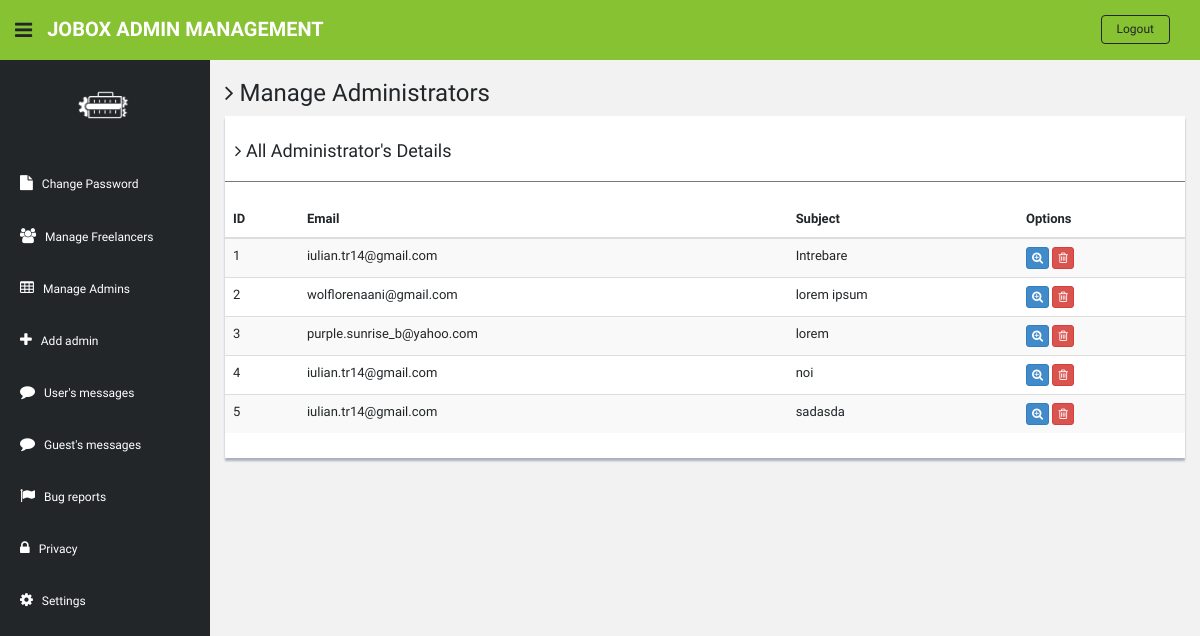
Screenshot of /admin/guest-message.php (signed in) with the database file from the repository.
### tables this page shows
CREATE TABLE `gmessage` (
  `id` int(11) NOT NULL,
  `email` varchar(30) NOT NULL,
  `subject` varchar(30) NOT NULL,
  `message` text NOT NULL
);

### admin/guest-message.php (the view, shortened to what this page needs)
<?php
include'dbconnection.php';
if (strlen($_SESSION['id']==0)) {
  header('location:logout.php');
  } else{
?><!DOCTYPE html>
<html lang="en">
  <head>
    <link href="assets/css/bootstrap.css" rel="stylesheet">
    <link href="assets/font-awesome/css/font-awesome.css" rel="stylesheet" />
    <link href="assets/css/style.css" rel="stylesheet">
    <link href="assets/css/style-responsive.css" rel="stylesheet">
  </head>
  <body>
  <section id="container" >
      <header class="header black-bg">
              <div class="sidebar-toggle-box">
                  <div class="fa fa-bars tooltips" data-placement="right" data-original-title="Toggle Navigation"></div>
              </div>
            <a href="#" class="logo"><b>Jobox admin management</b></a>
            <div class="top-menu">
            	<ul class="nav pull-right top-menu">
                    <li><a class="logout" href="logout.php">Logout</a></li>
            	</ul>
            </div>
        </header>
      <aside>
          <div id="sidebar"  class="nav-collapse ">
              <ul class="sidebar-menu" id="nav-accordion">
              	  <p class="centered"><a href="#"><img src="assets/img/white-logo.png" class="img-circle" width="60"></a></p>
                  <li class="mt">
                      <a href="change-password.php">
                          <i class="fa fa-file"></i>
                          <span>Change Password</span>
                      </a>
                  </li>
                  <li class="sub-menu">
                      <a href="manage-users.php" >
                          <i class="fa fa-users"></i>
                          <span>Manage Freelancers</span>
                      </a>
                  </li>
                  <li class="sub-menu">
                      <a href="manage-admins.php" >
                          <i class="fa fa-table"></i>
                          <span>Manage Admins</span>
                      </a>
                  </li>
                  <li class="sub-menu">
                      <a href="add-admin.php" >
                          <i class="fa fa-plus"></i>
                          <span>Add admin</span>
                      </a>
                  </li>
                  <li class="sub-menu">
                      <a href="#" >
                          <i class="fa fa-comment"></i>
                          <span>User's messages</span>
                      </a>
                  </li>
                  <li class="sub-menu">
                      <a href="guest-message.php" >
                          <i class="fa fa-comment"></i>
                          <span>Guest's messages</span>
                      </a>
                  </li>
                  <li class="sub-menu">
                      <a href="#" >
                          <i class="fa fa-flag"></i>
                          <span>Bug reports</span>
                      </a>
                  </li>
                  <li class="sub-menu">
                      <a href="#" >
                          <i class="fa fa-lock"></i>
                          <span>Privacy</span>
                      </a>
                  </li>
                  <li class="sub-menu">
                      <a href="#" >
                          <i class="fa fa-gear"></i>
                          <span>Settings</span>
                      </a>
                  </li>
              </ul>
          </div>
      </aside>
      <section id="main-content">
          <section class="wrapper">
          	<h3><i class="fa fa-angle-right"></i> Manage Administrators</h3>
				<div class="row">
                  <div class="col-md-12">
                      <div class="content-panel">
                          <table class="table table-striped table-advance table-hover">
	                  	  	  <h4><i class="fa fa-angle-right"></i> All Administrator's Details </h4>
	                  	  	  <hr>
                              <thead>
                              <tr>
                                  <th>ID</th>
                                  <th class="hidden-phone">Email</th>
                                  <th> Subject</th>
                                  <th> Options</th>
                              </tr>
                              </thead>
                              <tbody>
                              <?php $ret=mysqli_query($con,"select * from gmessage");
							  $cnt=1;
							  while($row=mysqli_fetch_array($ret))
							  {?>
                              <tr>
                              <td><?php echo $cnt;?></td>
                                  <td><?php echo $row['email'];?></td>
                                  <td><?php echo $row['subject'];?></td>
                                  <td>
                                     <a href="show-guest.php?uid=<?php echo $row['id'];?>">
                                     <button class="btn btn-primary btn-xs"><i class="fa fa-search-plus"></i></button></a>
                                     <a href="guest-message.php?id=<?php echo $row['id'];?>">
                                     <button class="btn btn-danger btn-xs" onClick="return confirm('Do you really want to delete');"><i class="fa fa-trash-o "></i></button></a>
                                  </td>
                              </tr>
                              <?php $cnt=$cnt+1; }?>
                              </tbody>
                          </table>
                      </div>
                  </div>
              </div>
		</section>
      </section
  ></section>
  </body>
</html>
<?php } ?>

### admin/assets/css/style.css (style rules this page uses)
body { color: #222629; background: #f2f2f2; font-family: 'Ruda', sans-serif; padding: 0px !important; margin: 0px !important; font-size:13px; }
ul li { list-style: none; }
a, a:hover, a:focus { text-decoration: none; outline: none; }
#container { width: 100%; height: 100%; }
hr { margin-top: 20px; margin-bottom: 20px; border: 0; border-top: 1px solid #797979; }
.centered { text-align: center; }
.mt { margin-top: 25px; }
ul.top-menu > li > .logout { background-color: transparent !important; font-size: 12px; border-radius: 4px; -webkit-border-radius: 4px; border:1px solid #222629 !important; color:#222629 !important; padding: 5px 15px; margin-right: 15px; background: black; margin-top: 15px; }
#sidebar { width: 210px; height: 100%; position: fixed; background: #222629; }
#sidebar ul li { position: relative; }
ul.sidebar-menu , ul.sidebar-menu li ul.sub { margin: -2px 0 0; padding: 0; }
ul.sidebar-menu { margin-top: 75px; }
ul.sidebar-menu li { margin-bottom: 5px; margin-left:10px; margin-right:10px; }
ul.sidebar-menu li.sub-menu { line-height: 15px; }
span { display: inline-block; }
ul.sidebar-menu li a { color: white; text-decoration: none; display: block; padding: 15px 0 15px 10px; font-size: 12px; outline: none; -webkit-transition: all 0.3s ease; -moz-transition: all 0.3s ease; -o-transition: all 0.3s ease; -ms-transition: all 0.3s ease; transition: all 0.3s ease; }
ul.sidebar-menu li a i { font-size: 15px; padding-right: 6px; }
#main-content { margin-left: 210px; }
.header, .footer { min-height: 60px; padding: 0 15px; }
.header { position: fixed; left: 0; right: 0; z-index: 1002; }
.black-bg { background:#86c232!important;; border-bottom: 1px solid#86c232!important;; }
.wrapper { display: inline-block; margin-top: 60px; padding-left: 15px; padding-right: 15px; padding-bottom: 15px; padding-top: 0px; width: 100%; }
a.logo { font-size: 20px; color: #ffffff; float: left; margin-top: 15px; text-transform: uppercase; }
a.logo b { font-weight: 900; }
#top_menu .nav > li, ul.top-menu > li { float: left; }
ul.top-menu > li > a { color: #666666; font-size: 16px; border-radius: 4px; -webkit-border-radius: 4px; border:1px solid #666666 !important; padding: 2px 6px; margin-right: 15px; }
.sidebar-toggle-box { float: left; padding-right: 15px; margin-top: 20px; }
.sidebar-toggle-box .fa-bars { cursor: pointer; display: inline-block; font-size: 20px; }
.content-panel { background: #ffffff; box-shadow: 0px 3px 2px #aab2bd; padding-top: 15px; padding-bottom: 5px; }
.content-panel h4 { margin-left: 10px; }

### rows the page displays
gmessage: email "iulian.tr14@gmail.com", subject "Intrebare"
gmessage: email "wolflorenaani@gmail.com", subject "lorem ipsum"
gmessage: email "purple.sunrise_b@yahoo.com", subject "lorem"
gmessage: email "iulian.tr14@gmail.com", subject "noi"
gmessage: email "iulian.tr14@gmail.com", subject "sadasda"
